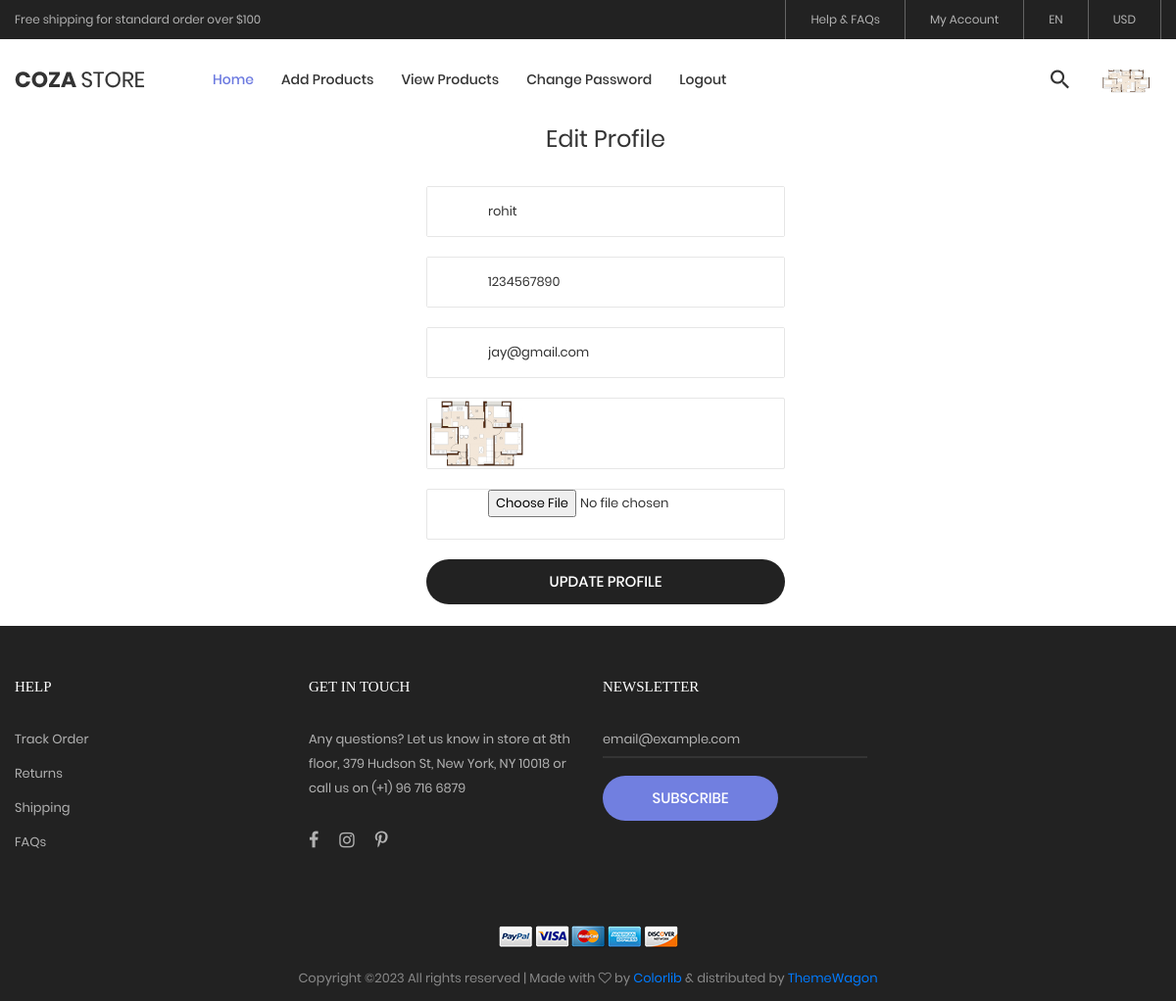
The page /Profile/ (signed in) on the database its author committed.
### Account/models.py (models this page shows, shortened)
class Account(models.Model):
    Name = models.CharField(max_length=25)
    Mobile = models.PositiveBigIntegerField()
    Email = models.EmailField(unique=True, max_length=100,primary_key=True)
    Password = models.CharField(max_length=30)
    Profile_picture = models.ImageField(default="",upload_to='Profile_picture/')
    user = models.CharField(max_length=15,choices=user_type)

### Home_app/views.py (the view)
# urls.py: path('Profile/',views.Profile,name="Profile"),
def Profile(request):
    user=Account.objects.get(Email=request.session['Email'])
    if request.method == "POST":
        user.Name = request.POST['Name']
        user.Mobile=request.POST['Mobile']
        user.Email=request.POST['Email']
        try:
            user.Profile_picture=request.FILES['Profile_picture']
        except Exception as e:
            print("ERRRP",e)
        user.save()
        request.session['Profile_picture'] = user.Profile_picture.url
        msg = "Profile updated Successfully "
        if user.user == "Buyer":
            return render(request,'Profile.html',{'user':user,'msg':msg})
        else:
            return render(request,'seller-profile.html',{'user':user,'msg':msg})
    else:
        if user.user == "Buyer":
            return render(request,'Profile.html',{'user':user})
        else:
            return render(request,'seller-profile.html',{'user':user})

### seller_Home_app/templates/seller-profile.html (shortened to what this page needs)
{% extends 'seller-base.html' %}
{% load static %}
{% block body %}
<body>
  <section class="bg0 p-t-10 p-b-22" style="padding-left: 35%;">
    <div class="container" style="border: 11px;">
      <div class="flex-w flex-tr">
          <form method="post" action="{% url 'Profile' %}" enctype="multipart/form-data">
            <h4 class="mtext-105 cl2 txt-center p-b-30">
                Edit Profile
            </h4>
            <div class="bor8 m-b-20 how-pos4-parent">
              <input class="stext-111 cl2 plh3 size-116 p-l-62 p-r-30" type="text" name="Name" value={{ user.Name }}>
            </div>
            <div class="bor8 m-b-20 how-pos4-parent">
              <input class="stext-111 cl2 plh3 size-116 p-l-62 p-r-30" type="text" name="Mobile" value={{ user.Mobile }}>
            </div>
            <div class="bor8 m-b-20 how-pos4-parent">
              <input class="stext-111 cl2 plh3 size-116 p-l-62 p-r-30" type="text" name="Email" value={{ user.Email }} readonly>
            </div>
            <div class="bor8 m-b-20 how-pos4-parent">
              <img src="{{user.Profile_picture.url}}" width="100px" >
            </div>
            <div class="bor8 m-b-20 how-pos4-parent">
                <input class="stext-111 cl2 plh3 size-116 p-l-62 p-r-30" type="file" name="Profile_picture" >
              </div>
            <button class="flex-c-m stext-101 cl0 size-121 bg3 bor1 hov-btn3 p-lr-15 trans-04 pointer">
              Update Profile
            </button>
          </form>
  </section>
{% endblock %}

### Home_app/static/css/main.css (style rules this page uses)
.container { max-width: 1380px; }
@media (max-width: 1600px) { .container { max-width: 1200px; } }
.cl0 { color: #fff; }
.cl2 { color: #333; }
.stext-101 { font-family: Poppins-Medium; font-size: 15px; line-height: 1.466667; text-transform: uppercase; }
.stext-111 { font-family: Poppins-Regular; font-size: 13px; line-height: 1.6923; }
.mtext-105 { font-family: Poppins-Regular; font-size: 24px; line-height: 1.5; }
.size-116 { width: 100%; height: 50px; }
.size-121 { width: 100%; height: 46px; }
.bg0 { background-color: #fff; }
.bg3 { background-color: #222; }
.bor1 { border-radius: 23px; }
.bor8 { border: 1px solid #e6e6e6; border-radius: 2px; }
.how-pos4-parent { position: relative; }

### rows shown on the page
Account: Name "rohit", Mobile "1234567890", Email "jay@gmail.com", Profile_picture (picture)
